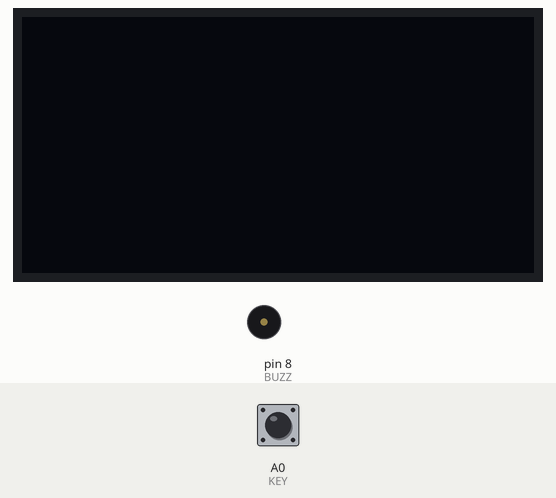
The sketch below on a simulated Arduino Nano, built with avr-gcc and run on an emulated ATmega328P. Parts: 128×64 one-colour display, buzzer (waves = sounding). The inputs (shaded band) are chosen by the test bench; at power-on: A0 (KEY) HIGH.

Above: at 1.2 s.
1.3 s: A0 (KEY) pulled LOW for 0.15 s
At 3.1 s:
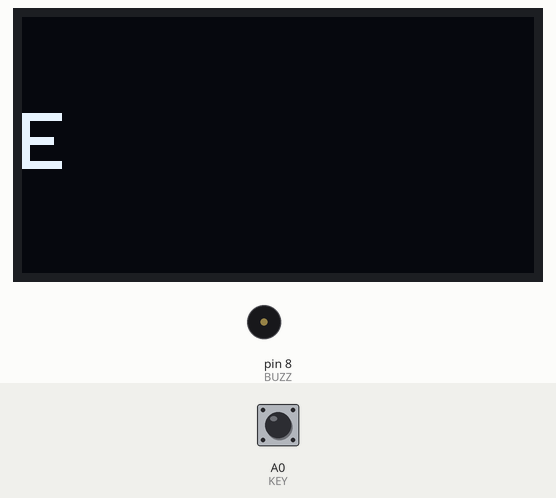
3.4 s: A0 (KEY) pulled LOW for 1 s
At 6.0 s:
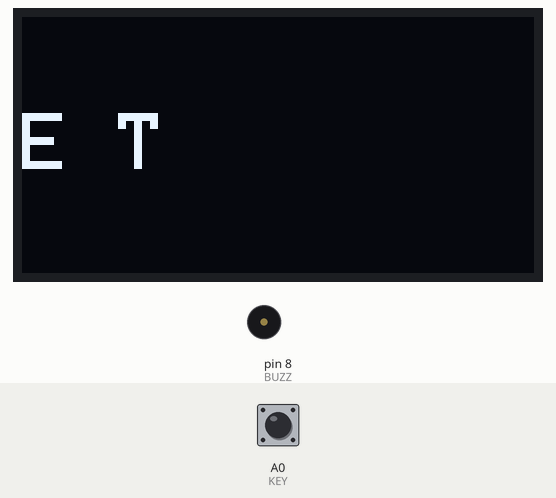
6.3 s: A0 (KEY) pulled LOW for 0.15 s
At 8.1 s:
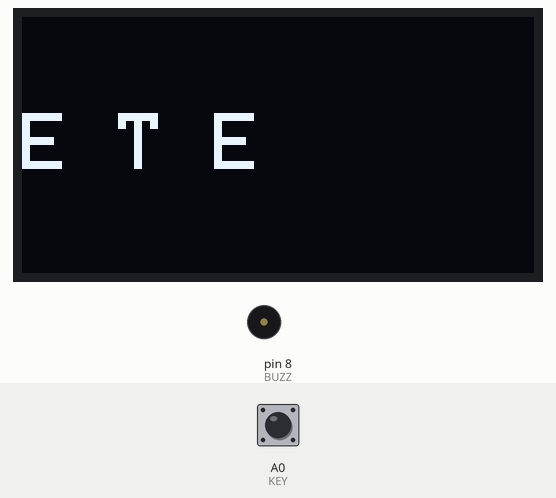
8.4 s: A0 (KEY) pulled LOW for 3.2 s
At 9.7 s:
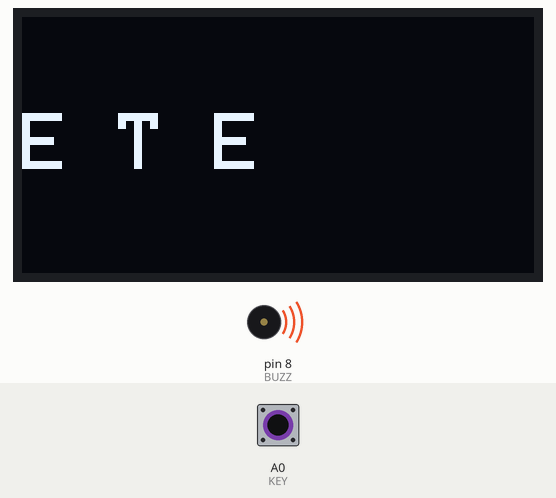
13.5 s: A0 (KEY) pulled LOW for 0.15 s
At 13.9 s:
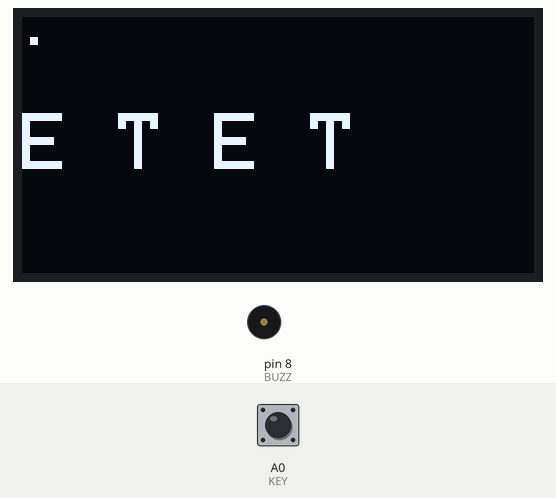
15.6 s: A0 (KEY) pulsed LOW 2 times (0.12 s each, 0.3 s apart)
At 16.9 s:
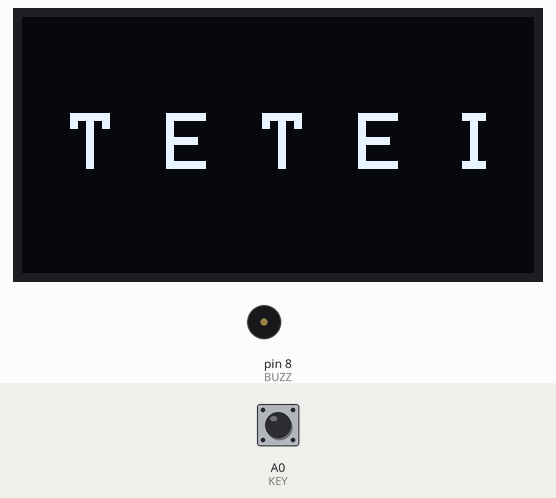
Timing chart, 0 to 18.6 s (numbered marks = the images above; inputs shaded):
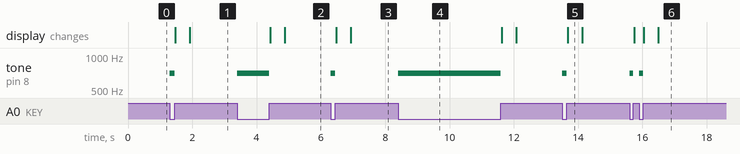

Measured:
- after the input at 1.3 s, tone on pin 8 (BUZZ): silent → 700 Hz at once, → silent 0.15 s later; the display: first changes after 0.18 s (image 1 shows a later state)
- after the input at 3.4 s, tone on pin 8 (BUZZ): silent → 700 Hz at once, → silent 1.0 s later; the display: first changes after 1.0 s (image 2 shows a later state)
- after the input at 6.3 s, tone on pin 8 (BUZZ): silent → 700 Hz at once, → silent 0.15 s later; the display: first changes after 0.18 s (image 3 shows a later state)
- after the input at 8.4 s, tone on pin 8 (BUZZ): silent → 700 Hz at once, → silent 3.2 s later
- after the input at 13.5 s, tone on pin 8 (BUZZ): silent → 700 Hz at once, → silent 0.15 s later; the display: changes after 0.18 s (image 5)
- after the input at 15.6 s, tone on pin 8 (BUZZ): alternates 700 Hz for 0.12 s and silent for 0.18 s, 4 changes in all, then stays silent, starting at once; the display: first changes after 0.15 s (image 6 shows a later state)
- what the display in image 5 shows lasts 0.4 s, from 13.7 s to 14.1 s

The sketch:

morse_decoder.ino
```cpp
// Arduino sketch for an Arduino Nano that reads a tactile button as a Morse key, provides a buzzer sidetone, decodes Morse into letters and digits, and displays the current symbol and decoded text on an SSD1306 I2C OLED.
//
// Full tutorial: https://shillehtek.com/blogs/news/arduino-nano-ssd1306-oled-decode-morse-code
// Parts used: https://shillehtek.com/products/arduino-nano-v3-presoldered-ch340g-atmega328p
//             https://shillehtek.com/products/0-96-i2c-white-oled-display-module-4-pin-ssd1306
//             https://shillehtek.com/products/ky-006-passive-piezo-buzzer-alarm-module-for-arduino-projects
// More examples: https://github.com/shillehbean/shillehtek-examples
//

#include <Wire.h>
#include <Adafruit_GFX.h>
#include <Adafruit_SSD1306.h>

Adafruit_SSD1306 oled(128, 64, &Wire, -1);

const int KEY = A0, BUZZ = 8;
const unsigned long DOT = 150;          // one unit in ms (dash = 3 units)

String symbol = "", text = "";
unsigned long pressStart = 0, releaseAt = 0;
bool keyDown = false, letterDone = false, wordDone = false;

const char* LETTERS[] = {".-","-...","-.-.","-..",".","..-.","--.","....","..",".---",
                         "-.-",".-..","--","-.","---",".--.","--.-",".-.","...","-",
                         "..-","...-",".--","-..-","-.--","--.."};
const char* DIGITS[]  = {"-----",".----","..---","...--","....-",
                         ".....","-....","--...","---..","----."};

char decode(const String& s) {
  for (int i = 0; i < 26; i++) if (s == LETTERS[i]) return 'A' + i;
  for (int i = 0; i < 10; i++) if (s == DIGITS[i])  return '0' + i;
  return '?';
}

void show() {
  oled.clearDisplay();
  oled.setTextSize(1); oled.setCursor(0, 0);  oled.print(symbol);   // dots/dashes so far
  oled.setTextSize(2); oled.setCursor(0, 24); oled.print(text);     // decoded text
  oled.display();
}

void setup() {
  pinMode(KEY, INPUT_PULLUP);
  oled.begin(SSD1306_SWITCHCAPVCC, 0x3C);
  oled.setTextColor(SSD1306_WHITE);
  show();
}

void loop() {
  bool down = (digitalRead(KEY) == LOW);

  if (down && !keyDown) {                       // key just pressed
    keyDown = true; pressStart = millis();
    letterDone = wordDone = false;
    tone(BUZZ, 700);                              // sidetone
  }
  if (!down && keyDown) {                       // key just released
    keyDown = false; noTone(BUZZ);
    unsigned long held = millis() - pressStart;
    symbol += (held < DOT * 2) ? '.' : '-';
    releaseAt = millis();
    show();
  }
  // letter gap: 3 units of silence closes the symbol
  if (!keyDown && symbol.length() && !letterDone && millis() - releaseAt > DOT * 3) {
    text += decode(symbol); symbol = ""; letterDone = true;
    if (text.length() > 10) text = text.substring(1);   // scroll off the left
    show();
  }
  // word gap: 7 units of silence adds a space
  if (!keyDown && letterDone && !wordDone && millis() - releaseAt > DOT * 7) {
    text += ' '; wordDone = true; show();
  }
}
```
